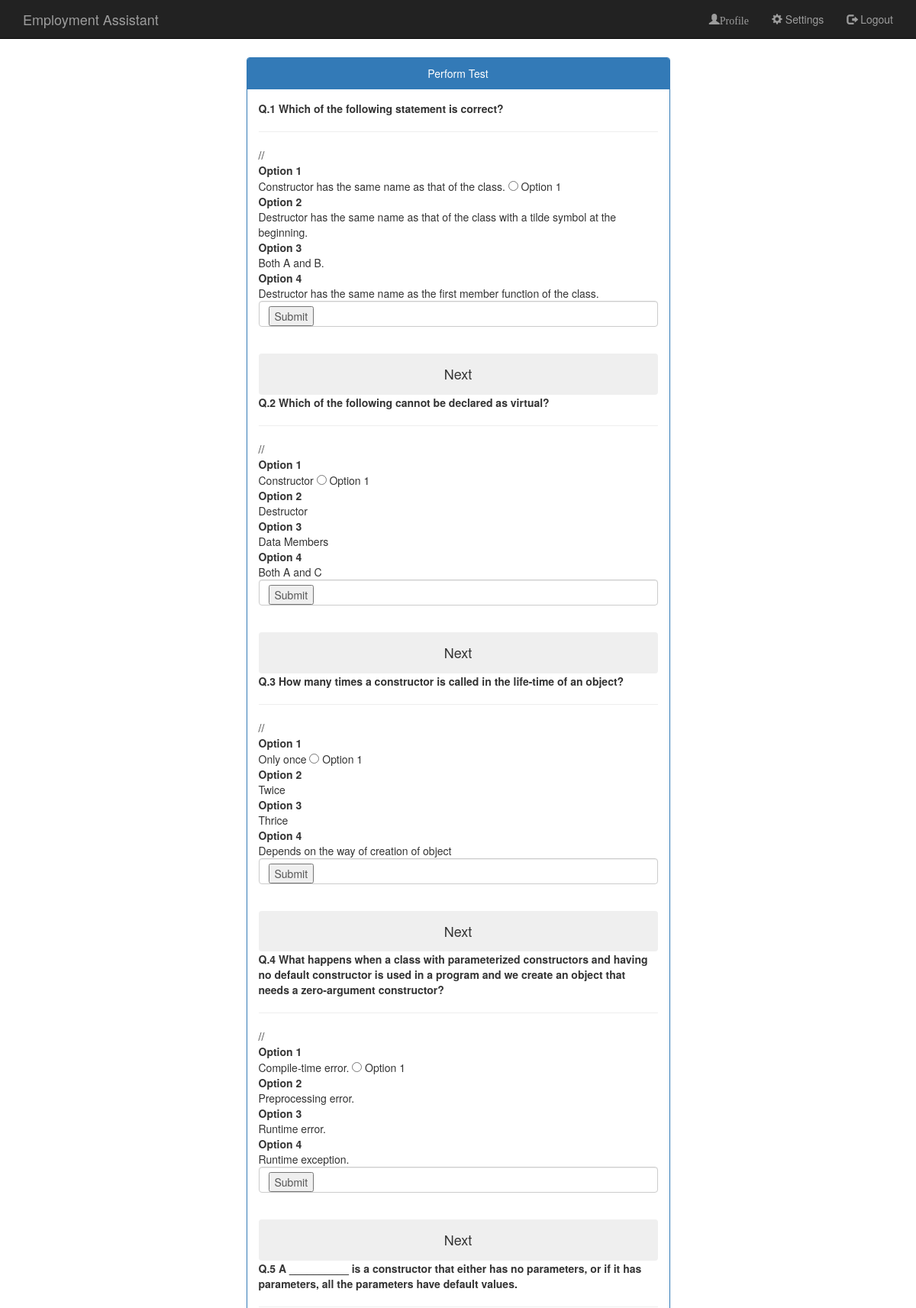
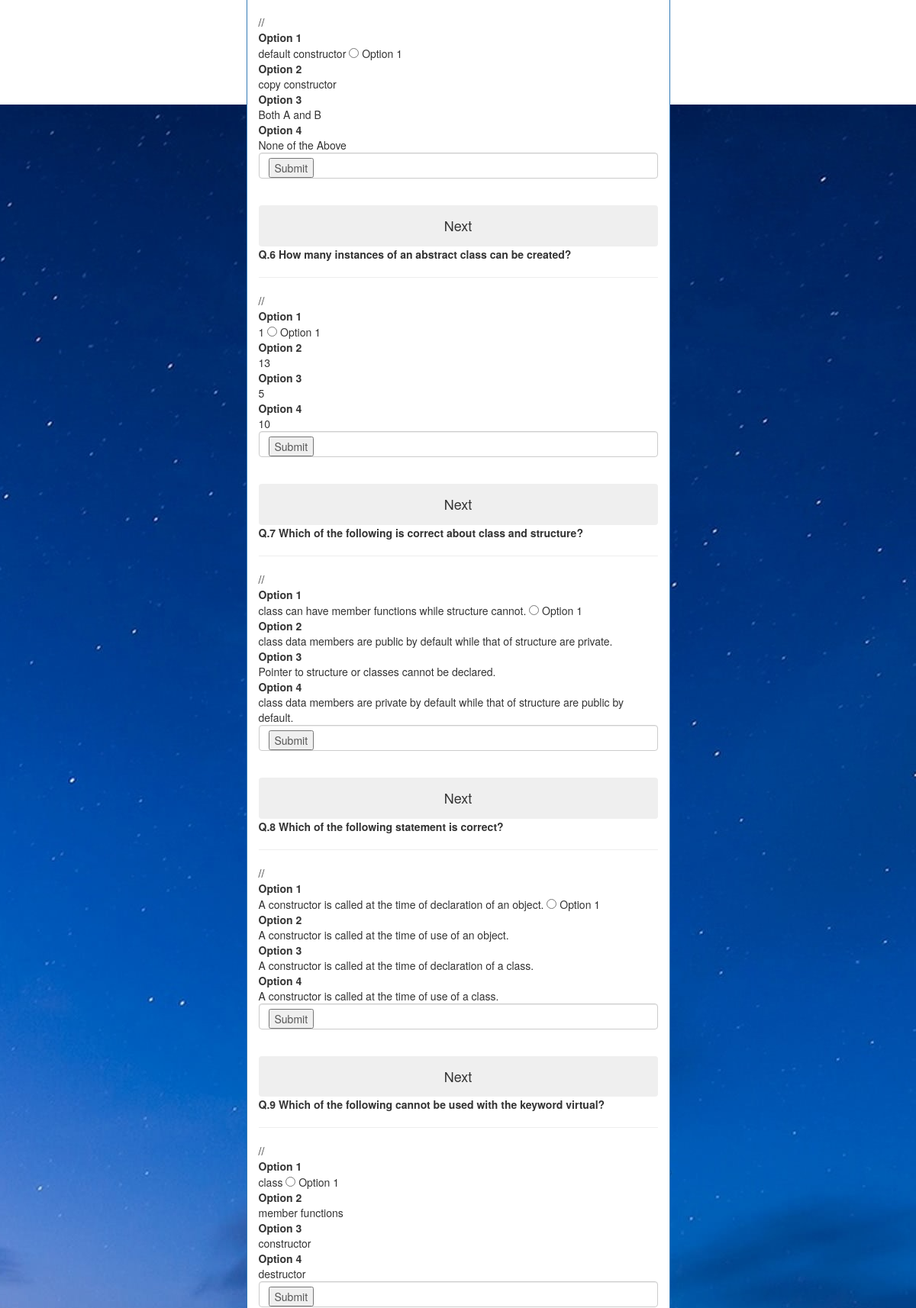
The page /soFoton/php/test.php (signed in, upper part) on the database its author committed (2 pictures, top to bottom).
### tables this page shows
CREATE TABLE `cAddQuestion` (
  `id` int(11) NOT NULL,
  `question` mediumtext NOT NULL,
  `option1` varchar(255) NOT NULL,
  `option2` varchar(255) NOT NULL,
  `option3` varchar(255) NOT NULL,
  `option4` varchar(255) NOT NULL,
  `answer` varchar(255) NOT NULL,
  `score` int(11) DEFAULT NULL
);

### soFoton/php/test.php (the view, shortened to what this page needs)
<?php
	require '../includes/common.php';
    global $cnt;
?>
<!DOCTYPE HTML>
<html>
	<head>
		<link rel="stylesheet" type="text/css" href="../css/index.css">
		<link rel="stylesheet" href="https://maxcdn.bootstrapcdn.com/bootstrap/3.3.7/css/bootstrap.min.css">
				<link rel="stylesheet" text="text/css" href="sty.css"/>
	</head>
	<body>
		<?php include "../includes/header.php";?>
		<div class="container" >
			<div class="row">
				<div class="cont col-lg-6 col-lg-offset-3 col-md-6 col-md-offset-3 col-xs-12">
					<div class="panel panel-primary">
						<div class="panel-heading"><center>Perform Test</center></div>
						<div class="panel-body">
						<?php
							$sq="select id, question, option1, option2, option3, option4 from cAddQuestion";
							$sqr=mysqli_query($con, $sq) or die(mysqli_error($con));
							while($row=mysqli_fetch_array($sqr))
							{
                            $cnt=$cnt+1;
                        ?>
                           <b><?php echo "Q.".$cnt; ?></b>
						<b><?php echo  $row['question'];?></b><br><hr>
						//<div><B>Option 1</B></div><?php  echo "   ".$row['option1']; ?>
						  <input type="radio" name="option" value=""> Option 1<br>
						<div><B>Option 2</B></div><?php echo "   ".$row['option2'];?>
						<div><B>Option 3</B></div><?php echo "   ".$row['option3'];?>
						<div><B>Option 4</B></div><?php echo "   ".$row['option4'] ?>
						<form method="post" action="<?php echo htmlspecialchars($_SERVER["PHP_SELF"]);?>">
							<div class ="form-group form-control">
								<button type="submit">Submit</button>
	  						</div>
						<br>
                       <center><button type="submit" class="btn btn-block"><h4>Next</h4></a></button></center>
						</form>
					<?php
							}
					?>
					</div>
					</div>
				</div>
			</div>
		<br>
		<br>
		</div>
	</body>
</html>

### soFoton/includes/header.php (shortened to what this page needs)
 <div class="navbar navbar-inverse navbar-fixed-top">
    <div class="container">
        <div class="navbar-header">
            <a class="navbar-brand" href="../../index.php">Employment Assistant</a>
        </div>
        <div class="collapse navbar-collapse" id="myNavbar">
            <ul class="nav navbar-nav navbar-right">
                <?php
                if (isset($_SESSION['email'])) {
                    ?>
                    <li><a href = "../../soFoton/php/viewprofile.php"><span class ="glyphicon glyphicon-user"</span>Profile</a></li>
                    <li><a href = "../../soFoton/php/settings.php"><span class = "glyphicon glyphicon-cog"></span> Settings</a></li>
                    <li><a href = "../../soFoton/php/logout.php"><span class = "glyphicon glyphicon-log-out"></span> Logout</a></li>
                    <?php
                } else {
                    ?>
                    <li><a href="../../soFoton/php/login.php"><span class="glyphicon glyphicon-log-in"></span> Login</a></li>
                    <li><a href="../../soFoton/php/signup.php"><span class="glyphicon glyphicon-user"></span> Sign Up</a></li>
                    <?php
                }
                    ?>
            </ul>
        </div>
    </div>
</div>

### soFoton/css/index.css (style rules this page uses)
.cont { padding-top:75px; }

### soFoton/php/sty.css (style rules this page uses)
body { background:url(image.jpg) no-repeat center; ; }

### rows shown on the page
caddquestion: question "Which of the following statement is correct?", option1 "Constructor has the same name as that of the class.", option2 "Destructor has the same name as that of the class with a tilde symbol at the beginning.", option3 "Both A and B.", option4 "Destructor has the same name as the first member function of the class."
caddquestion: question "Which of the following cannot be declared as virtual?", option1 "Constructor", option2 "Destructor", option3 "Data Members", option4 "Both A and C"
caddquestion: question "How many times a constructor is called in the life-time of an object?", option1 "Only once", option2 "Twice", option3 "Thrice", option4 "Depends on the way of creation of object"
caddquestion: question "What happens when a class with parameterized constructors and having no default constructor is used in a program and we create an object that needs a zero-argument constructor?", option1 "Compile-time error.", option2 "Preprocessing error.", option3 "Runtime error.", option4 "Runtime exception."
caddquestion: question "A __________ is a constructor that either has no parameters, or if it has parameters, all the parameters have default values.", option1 "default constructor", option2 "copy constructor", option3 "Both A and B", option4 "None of the Above"
caddquestion: question "How many instances of an abstract class can be created?", option1 "1", option2 "13", option3 "5", option4 "10"
caddquestion: question "Which of the following is correct about class and structure?", option1 "class can have member functions while structure cannot.", option2 "class data members are public by default while that of structure are private.", option3 "Pointer to structure or classes cannot be declared.", option4 "class data members are private by default while that of structure are public by default."
caddquestion: question "Which of the following statement is correct?", option1 "A constructor is called at the time of declaration of an object.", option2 "A constructor is called at the time of use of an object.", option3 "A constructor is called at the time of declaration of a class.", option4 "A constructor is called at the time of use of a class."
caddquestion: question "Which of the following cannot be used with the keyword virtual?", option1 "class", option2 "member functions", option3 "constructor", option4 "destructor"
